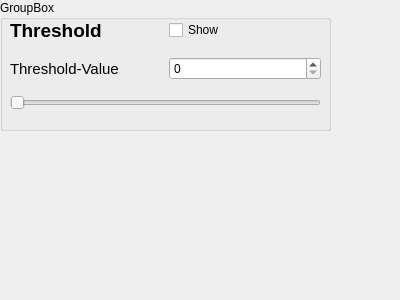
<?xml version="1.0" encoding="UTF-8"?>
<ui version="4.0">
 <class>Form</class>
 <widget class="QWidget" name="Form">
  <property name="geometry">
   <rect>
    <x>0</x>
    <y>0</y>
    <width>400</width>
    <height>300</height>
   </rect>
  </property>
  <property name="windowTitle">
   <string>Form</string>
  </property>
  <widget class="QGroupBox" name="groupBox">
   <property name="geometry">
    <rect>
     <x>0</x>
     <y>0</y>
     <width>331</width>
     <height>131</height>
    </rect>
   </property>
   <property name="title">
    <string>GroupBox</string>
   </property>
   <widget class="QWidget" name="gridLayoutWidget">
    <property name="geometry">
     <rect>
      <x>10</x>
      <y>10</y>
      <width>311</width>
      <height>111</height>
     </rect>
    </property>
    <layout class="QGridLayout" name="gridLayout">
     <item row="2" column="0">
      <widget class="QLabel" name="label_threshold">
       <property name="font">
        <font>
         <pointsize>11</pointsize>
         <weight>50</weight>
         <bold>false</bold>
        </font>
       </property>
       <property name="text">
        <string>Threshold-Value</string>
       </property>
      </widget>
     </item>
     <item row="0" column="0">
      <widget class="QLabel" name="label">
       <property name="font">
        <font>
         <pointsize>14</pointsize>
         <weight>75</weight>
         <bold>true</bold>
        </font>
       </property>
       <property name="text">
        <string>Threshold</string>
       </property>
      </widget>
     </item>
     <item row="0" column="1">
      <widget class="QCheckBox" name="checkBox_threshold_active">
       <property name="text">
        <string>Show</string>
       </property>
      </widget>
     </item>
     <item row="2" column="1">
      <widget class="QDoubleSpinBox" name="spinBox_threshold">
       <property name="decimals">
        <number>0</number>
       </property>
       <property name="maximum">
        <double>1500.000000000000000</double>
       </property>
      </widget>
     </item>
     <item row="3" column="0" colspan="2">
      <widget class="QSlider" name="horizontal_slider_threshold">
       <property name="orientation">
        <enum>Qt::Horizontal</enum>
       </property>
      </widget>
     </item>
    </layout>
   </widget>
  </widget>
 </widget>
 <resources/>
 <connections/>
</ui>
